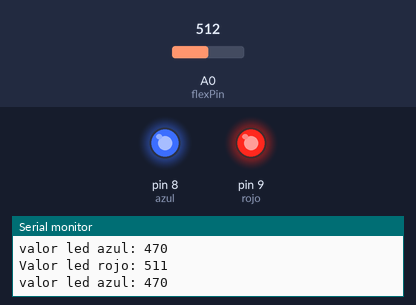
Recording of a sketch running on a simulated Arduino Uno, built with avr-gcc and run on an emulated ATmega328P. Shown: output pins drawn as LEDs (lit = HIGH), the last lines printed to the serial monitor. Inputs (shaded band) come from the test bench; at power-on: A0 (flexPin) = 512.

Above: at 1.2 s.
1.3 s: A0 (flexPin) set to 122
At 1.7 s:
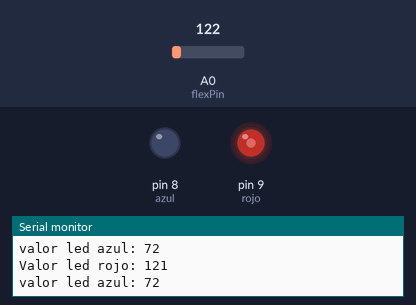
2.8 s: A0 (flexPin) set to 0
At 3.3 s:
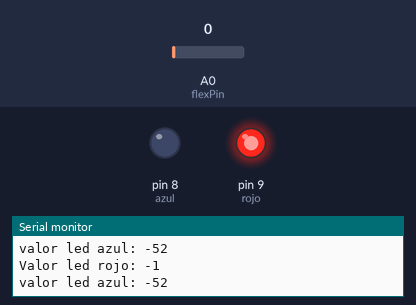
4.3 s: A0 (flexPin) set to 306
At 4.8 s:
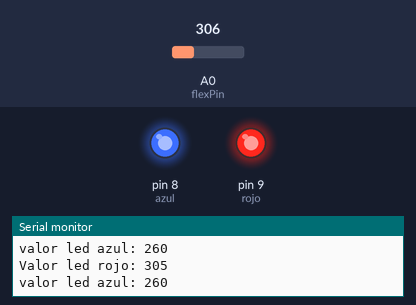
Timing chart, 0 to 7.3 s (numbered marks = the images above; inputs shaded):
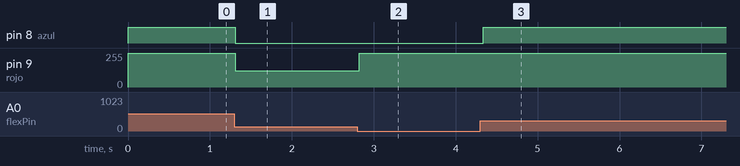

The sketch:

Ej7.ino
```cpp
#define rojo 9
#define azul 8
#define flexPin A0
int red_value;
int blue_value;

void setup(){
  pinMode(rojo, OUTPUT);
  pinMode(azul, OUTPUT);
  Serial.begin(9600);
}

void loop(){
  red_value = analogRead(flexPin)-1;
  Serial.println("Valor led rojo: " + String(red_value));
  blue_value = map(red_value, 50, 300, 0, 255);
  Serial.println("valor led azul: " + String(blue_value));
  analogWrite(rojo, red_value);
  analogWrite(azul, blue_value);
  delay(100);
}
```

Measured:
- after the input at 1.3 s, pin 8 (azul): HIGH → LOW at once; pin 9 (rojo): 255/255 → 121/255 at once
- after the input at 2.8 s, pin 9 (rojo): 121/255 → 255/255 at once
- after the input at 4.3 s, pin 8 (azul): LOW → HIGH at once
